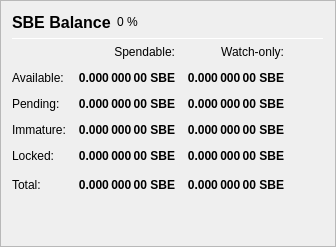
                   <widget class="QFrame" name="frame_Balances">
                    <property name="frameShape">
                     <enum>QFrame::StyledPanel</enum>
                    </property>
                    <property name="frameShadow">
                     <enum>QFrame::Raised</enum>
                    </property>
                    <layout class="QVBoxLayout" name="verticalLayout_4">
                     <item>
                      <layout class="QHBoxLayout" name="horizontalLayout_4">
                       <item>
                        <widget class="QLabel" name="label_5">
                         <property name="minimumSize">
                          <size>
                           <width>0</width>
                           <height>20</height>
                          </size>
                         </property>
                         <property name="font">
                          <font>
                           <pointsize>12</pointsize>
                           <weight>75</weight>
                           <bold>true</bold>
                          </font>
                         </property>
                         <property name="text">
                          <string>SBE Balance</string>
                         </property>
                        </widget>
                       </item>
                       <item>
                        <widget class="QLabel" name="labelSBEPercent">
                         <property name="text">
                          <string notr="true">0 %</string>
                         </property>
                        </widget>
                       </item>
                       <item>
                        <spacer name="horizontalSpacer_3">
                         <property name="orientation">
                          <enum>Qt::Horizontal</enum>
                         </property>
                         <property name="sizeHint" stdset="0">
                          <size>
                           <width>40</width>
                           <height>20</height>
                          </size>
                         </property>
                        </spacer>
                       </item>
                      </layout>
                     </item>
                     <item>
                      <widget class="Line" name="line_Balance">
                       <property name="minimumSize">
                        <size>
                         <width>0</width>
                         <height>1</height>
                        </size>
                       </property>
                       <property name="maximumSize">
                        <size>
                         <width>16777215</width>
                         <height>1</height>
                        </size>
                       </property>
                       <property name="orientation">
                        <enum>Qt::Horizontal</enum>
                       </property>
                      </widget>
                     </item>
                     <item>
                      <layout class="QGridLayout" name="gridLayout">
                       <property name="spacing">
                        <number>12</number>
                       </property>
                       <item row="0" column="1">
                        <widget class="QLabel" name="labelSpendable">
                         <property name="text">
                          <string>Spendable:</string>
                         </property>
                         <property name="alignment">
                          <set>Qt::AlignRight|Qt::AlignTrailing|Qt::AlignVCenter</set>
                         </property>
                        </widget>
                       </item>
                       <item row="0" column="2">
                        <widget class="QLabel" name="labelWatchonly">
                         <property name="text">
                          <string>Watch-only:</string>
                         </property>
                         <property name="alignment">
                          <set>Qt::AlignRight|Qt::AlignTrailing|Qt::AlignVCenter</set>
                         </property>
                        </widget>
                       </item>
                       <item row="1" column="0">
                        <widget class="QLabel" name="labelBalanceText">
                         <property name="text">
                          <string>Available:</string>
                         </property>
                        </widget>
                       </item>
                       <item row="1" column="1">
                        <widget class="QLabel" name="labelBalance">
                         <property name="font">
                          <font>
                           <weight>75</weight>
                           <bold>true</bold>
                          </font>
                         </property>
                         <property name="cursor">
                          <cursorShape>IBeamCursor</cursorShape>
                         </property>
                         <property name="toolTip">
                          <string>Your current spendable balance</string>
                         </property>
                         <property name="text">
                          <string notr="true">0.000 000 00 SBE</string>
                         </property>
                         <property name="alignment">
                          <set>Qt::AlignRight|Qt::AlignTrailing|Qt::AlignVCenter</set>
                         </property>
                         <property name="textInteractionFlags">
                          <set>Qt::LinksAccessibleByMouse|Qt::TextSelectableByKeyboard|Qt::TextSelectableByMouse</set>
                         </property>
                        </widget>
                       </item>
                       <item row="1" column="2">
                        <widget class="QLabel" name="labelWatchAvailable">
                         <property name="font">
                          <font>
                           <weight>75</weight>
                           <bold>true</bold>
                          </font>
                         </property>
                         <property name="cursor">
                          <cursorShape>IBeamCursor</cursorShape>
                         </property>
                         <property name="toolTip">
                          <string>Your current balance in watch-only addresses</string>
                         </property>
                         <property name="text">
                          <string notr="true">0.000 000 00 SBE</string>
                         </property>
                         <property name="alignment">
                          <set>Qt::AlignRight|Qt::AlignTrailing|Qt::AlignVCenter</set>
                         </property>
                         <property name="textInteractionFlags">
                          <set>Qt::LinksAccessibleByMouse|Qt::TextSelectableByKeyboard|Qt::TextSelectableByMouse</set>
                         </property>
                        </widget>
                       </item>
                       <item row="2" column="0">
                        <widget class="QLabel" name="labelPendingText">
                         <property name="text">
                          <string>Pending:</string>
                         </property>
                        </widget>
                       </item>
                       <item row="2" column="1">
                        <widget class="QLabel" name="labelUnconfirmed">
                         <property name="font">
                          <font>
                           <weight>75</weight>
                           <bold>true</bold>
                          </font>
                         </property>
                         <property name="cursor">
                          <cursorShape>IBeamCursor</cursorShape>
                         </property>
                         <property name="toolTip">
                          <string>Total of transactions that have yet to be confirmed, and do not yet count toward the spendable balance</string>
                         </property>
                         <property name="text">
                          <string notr="true">0.000 000 00 SBE</string>
                         </property>
                         <property name="alignment">
                          <set>Qt::AlignRight|Qt::AlignTrailing|Qt::AlignVCenter</set>
                         </property>
                         <property name="textInteractionFlags">
                          <set>Qt::LinksAccessibleByMouse|Qt::TextSelectableByKeyboard|Qt::TextSelectableByMouse</set>
                         </property>
                        </widget>
                       </item>
                       <item row="2" column="2">
                        <widget class="QLabel" name="labelWatchPending">
                         <property name="font">
                          <font>
                           <weight>75</weight>
                           <bold>true</bold>
                          </font>
                         </property>
                         <property name="cursor">
                          <cursorShape>IBeamCursor</cursorShape>
                         </property>
                         <property name="toolTip">
                          <string>Unconfirmed transactions to watch-only addresses</string>
                         </property>
                         <property name="text">
                          <string notr="true">0.000 000 00 SBE</string>
                         </property>
                         <property name="alignment">
                          <set>Qt::AlignRight|Qt::AlignTrailing|Qt::AlignVCenter</set>
                         </property>
                         <property name="textInteractionFlags">
                          <set>Qt::LinksAccessibleByMouse|Qt::TextSelectableByKeyboard|Qt::TextSelectableByMouse</set>
                         </property>
                        </widget>
                       </item>
                       <item row="3" column="0">
                        <widget class="QLabel" name="labelImmatureText">
                         <property name="text">
                          <string>Immature:</string>
                         </property>
                        </widget>
                       </item>
                       <item row="3" column="1">
                        <widget class="QLabel" name="labelImmature">
                         <property name="font">
                          <font>
                           <weight>75</weight>
                           <bold>true</bold>
                          </font>
                         </property>
                         <property name="cursor">
                          <cursorShape>IBeamCursor</cursorShape>
                         </property>
                         <property name="toolTip">
                          <string>Staked or masternode rewards that has not yet matured</string>
                         </property>
                         <property name="text">
                          <string notr="true">0.000 000 00 SBE</string>
                         </property>
                         <property name="alignment">
                          <set>Qt::AlignRight|Qt::AlignTrailing|Qt::AlignVCenter</set>
                         </property>
                         <property name="textInteractionFlags">
                          <set>Qt::LinksAccessibleByMouse|Qt::TextSelectableByKeyboard|Qt::TextSelectableByMouse</set>
                         </property>
                        </widget>
                       </item>
                       <item row="3" column="2">
                        <widget class="QLabel" name="labelWatchImmature">
                         <property name="font">
                          <font>
                           <weight>75</weight>
                           <bold>true</bold>
                          </font>
                         </property>
                         <property name="cursor">
                          <cursorShape>IBeamCursor</cursorShape>
                         </property>
                         <property name="toolTip">
                          <string>Staked or masternode rewards in watch-only addresses that has not yet matured</string>
                         </property>
                         <property name="text">
                          <string notr="true">0.000 000 00 SBE</string>
                         </property>
                         <property name="alignment">
                          <set>Qt::AlignRight|Qt::AlignTrailing|Qt::AlignVCenter</set>
                         </property>
                         <property name="textInteractionFlags">
                          <set>Qt::LinksAccessibleByMouse|Qt::TextSelectableByKeyboard|Qt::TextSelectableByMouse</set>
                         </property>
                        </widget>
                       </item>
                       <item row="4" column="0">
                        <widget class="QLabel" name="labelLockedBalanceText">
                         <property name="toolTip">
                          <string>Locked SBE or Masternode collaterals. These are excluded from nSBE minting.</string>
                         </property>
                         <property name="text">
                          <string>Locked:</string>
                         </property>
                        </widget>
                       </item>
                       <item row="4" column="1">
                        <widget class="QLabel" name="labelLockedBalance">
                         <property name="font">
                          <font>
                           <weight>75</weight>
                           <bold>true</bold>
                          </font>
                         </property>
                         <property name="cursor">
                          <cursorShape>IBeamCursor</cursorShape>
                         </property>
                         <property name="toolTip">
                          <string>Locked SBE or Masternode collaterals. These are excluded from nSBE minting.</string>
                         </property>
                         <property name="text">
                          <string notr="true">0.000 000 00 SBE</string>
                         </property>
                         <property name="alignment">
                          <set>Qt::AlignRight|Qt::AlignTrailing|Qt::AlignVCenter</set>
                         </property>
                         <property name="textInteractionFlags">
                          <set>Qt::LinksAccessibleByMouse|Qt::TextSelectableByKeyboard|Qt::TextSelectableByMouse</set>
                         </property>
                        </widget>
                       </item>
                       <item row="4" column="2">
                        <widget class="QLabel" name="labelWatchLocked">
                         <property name="font">
                          <font>
                           <weight>75</weight>
                           <bold>true</bold>
                          </font>
                         </property>
                         <property name="cursor">
                          <cursorShape>IBeamCursor</cursorShape>
                         </property>
                         <property name="toolTip">
                          <string>Current locked balance in watch-only addresses</string>
                         </property>
                         <property name="text">
                          <string notr="true">0.000 000 00 SBE</string>
                         </property>
                         <property name="alignment">
                          <set>Qt::AlignRight|Qt::AlignTrailing|Qt::AlignVCenter</set>
                         </property>
                         <property name="textInteractionFlags">
                          <set>Qt::LinksAccessibleByMouse|Qt::TextSelectableByKeyboard|Qt::TextSelectableByMouse</set>
                         </property>
                        </widget>
                       </item>
                       <item row="5" column="0">
                        <widget class="QLabel" name="labelTotalText">
                         <property name="toolTip">
                          <string>Your current SOMBE balance, unconfirmed and immature transactions included</string>
                         </property>
                         <property name="text">
                          <string>Total:</string>
                         </property>
                        </widget>
                       </item>
                       <item row="5" column="1">
                        <widget class="QLabel" name="labelTotal">
                         <property name="font">
                          <font>
                           <weight>75</weight>
                           <bold>true</bold>
                          </font>
                         </property>
                         <property name="cursor">
                          <cursorShape>IBeamCursor</cursorShape>
                         </property>
                         <property name="toolTip">
                          <string>Your current SOMBE balance, unconfirmed and immature transactions included</string>
                         </property>
                         <property name="text">
                          <string notr="true">0.000 000 00 SBE</string>
                         </property>
                         <property name="alignment">
                          <set>Qt::AlignRight|Qt::AlignTrailing|Qt::AlignVCenter</set>
                         </property>
                         <property name="textInteractionFlags">
                          <set>Qt::LinksAccessibleByMouse|Qt::TextSelectableByKeyboard|Qt::TextSelectableByMouse</set>
                         </property>
                        </widget>
                       </item>
                       <item row="5" column="2">
                        <widget class="QLabel" name="labelWatchTotal">
                         <property name="font">
                          <font>
                           <weight>75</weight>
                           <bold>true</bold>
                          </font>
                         </property>
                         <property name="cursor">
                          <cursorShape>IBeamCursor</cursorShape>
                         </property>
                         <property name="toolTip">
                          <string>Current total balance in watch-only addresses</string>
                         </property>
                         <property name="text">
                          <string notr="true">0.000 000 00 SBE</string>
                         </property>
                         <property name="alignment">
                          <set>Qt::AlignRight|Qt::AlignTrailing|Qt::AlignVCenter</set>
                         </property>
                         <property name="textInteractionFlags">
                          <set>Qt::LinksAccessibleByMouse|Qt::TextSelectableByKeyboard|Qt::TextSelectableByMouse</set>
                         </property>
                        </widget>
                       </item>
                       <item row="5" column="3">
                        <spacer name="horizontalSpacer_9">
                         <property name="orientation">
                          <enum>Qt::Horizontal</enum>
                         </property>
                         <property name="sizeHint" stdset="0">
                          <size>
                           <width>40</width>
                           <height>20</height>
                          </size>
                         </property>
                        </spacer>
                       </item>
                      </layout>
                     </item>
                     <item>
                      <spacer name="verticalSpacer_3">
                       <property name="orientation">
                        <enum>Qt::Vertical</enum>
                       </property>
                       <property name="sizeHint" stdset="0">
                        <size>
                         <width>20</width>
                         <height>40</height>
                        </size>
                       </property>
                      </spacer>
                     </item>
                    </layout>
                   </widget>
